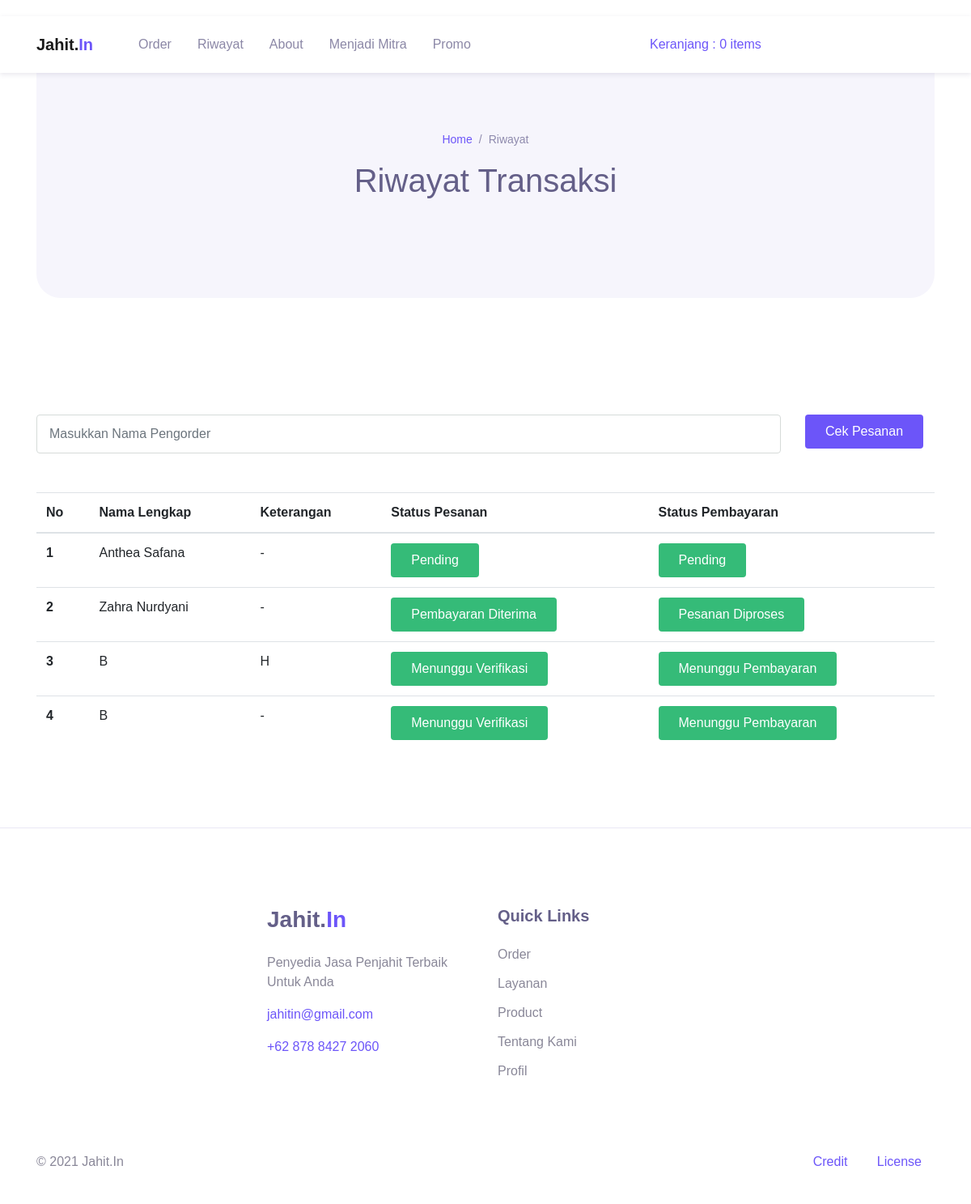
The app's page /index.php/customer/cek_pesanan with its own data.
### tables this page shows
CREATE TABLE `pembayaran` (
  `id_pembayaran` int(11) NOT NULL,
  `id_invoice` int(11) NOT NULL,
  `nama_pemilik_rek` varchar(255) NOT NULL,
  `bukti_pembayaran` varchar(255) DEFAULT NULL,
  `tgl_bayar` timestamp NOT NULL DEFAULT current_timestamp() ON UPDATE current_timestamp(),
  `keterangan` varchar(255) NOT NULL,
  `status_pembayaran` varchar(128) NOT NULL,
  `status_pesanan` varchar(128) NOT NULL
);

### application/controllers/customer/cek_pesanan.php (called while the page is built, shortened)
<?php
class Cek_pesanan extends CI_Controller {
	public function index()
	{
		$data['invoice'] = $this->Model_invoice->get_invoice();
		$data['pembayaran'] = $this->Modal_bayar->get_bayar()->result();
		$this->load->view('template_customer/Header');
		$this->load->view('template_customer/Sidebar');
		$this->load->view('customer/cek_pesanan', $data);
		$this->load->view('template_customer/Footer');
	}
}

### index.php (called while the page is built, shortened)
<?php
require_once BASEPATH.'core/CodeIgniter.php';

### application/models/Modal_bayar.php (called while the page is built, shortened)
<?php
class Modal_bayar extends CI_Model {
	public function get_bayar()
	{
		return $this->db->get('pembayaran');
	}
}

### application/views/customer/cek_pesanan.php (the view, shortened to what this page needs)
<div class="container mt-5">
      <div class="page-banner">
        <div class="row justify-content-center align-items-center h-100">
          <div class="col-md-6">
            <nav aria-label="Breadcrumb">
              <ul class="breadcrumb justify-content-center py-0 bg-transparent">
                <li class="breadcrumb-item"><a href="home_customer.php">Home</a></li>
                <li class="breadcrumb-item active">Riwayat</li>
              </ul>
            </nav>
            <h1 class="text-center">Riwayat Transaksi</h1>
          </div>
        </div>
      </div>
    </div>
  <main>
    <div class="page-section">
      <div class="container">
            <?php echo form_open('customer/cek_pesanan/search')?>
                <div class="row my-5">
                    <div class="col-md-10">
                        <input type="text" name="keyword" class="form-control" placeholder="Masukkan Nama Pengorder">
                    </div>
                    <div class="col md-2">
                        <button type="submit" class="btn btn-primary">Cek Pesanan</button>
                    </div>
                </div>
            <?php echo form_close() ?>
            <table class="table">
              <thead>
                <tr>
                  <th>No</th>
                  <th>Nama Lengkap</th>
                  <th>Keterangan</th>
                  <th>Status Pesanan</th>
                  <th>Status Pembayaran</th>
                </tr>
              </thead>
              <tbody>
              <?php
              $no = 1;
              foreach ($pembayaran as $row): ?>
                  <tr>
                      <th><?= $no++ ?></th>
                      <td><?= $row->nama_pemilik_rek?></td>
                      <td><?= $row->keterangan?></td>
                      <td><button type="button" class="btn btn-success"><?= $row->status_pembayaran?></button></td>
                      <td><button type="button" class="btn btn-success"><?= $row->status_pesanan?></button></td>
                  </tr>
              <?php endforeach ?>
              </tbody>
            </table>
        </div>
      </div>
  </main>
  <footer class="page-footer">
    <div class="container">
      <div class="row justify-content-center mb-5">
        <div class="col-lg-3 py-3">
          <h3>Jahit.<span class="text-primary">In</span></h3>
          <p>Penyedia Jasa Penjahit Terbaik Untuk Anda</p>
          <p><a href="#" >jahitin@gmail.com</a></p>
          <p><a href="#">+62 878 8427 2060</a></p>
        </div>
        <div class="col-lg-3 py-3">
          <h5>Quick Links</h5>
          <ul class="footer-menu">
            <li><a href="#">Order</a></li>
            <li><a href="#">Layanan</a></li>
            <li><a href="#">Product</a></li>
            <li><a href="#">Tentang Kami</a></li>
            <li><a href="#">Profil</a></li>
          </ul>
        </div>
      </div>
      <div class="row">
        <div class="col-sm-6 py-2">
          <p id="copyright">&copy; 2021 Jahit.In</p>
        </div>
        <div class="col-sm-6 py-2 text-right">
          <div class="d-inline-block px-3">
            <a href="#">Credit</a>
          </div>
          <div class="d-inline-block px-3">
            <a href="#">License</a>
          </div>
        </div>
      </div>
    </div>
  </footer>

### assets/css/theme.css (style rules this page uses)
:root { --primary: #6C55F9; --accent: #FF3D85; --secondary: #645F88; --success: #35bb78; --info: #05B4E1; --warning: #FAC14D; --danger: #FF4943; --grey: #B4B2C5; --dark: #2D2B3A; --light: #F6F5FC; }
a { color: #6C55F9; text-decoration: none; background-color: transparent; }
.text-primary { color: #6C55F9 !important; }
.btn { transition: all .2s ease; }
.btn-primary { color: #fff; background-color: #6C55F9; border-color: transparent; }
.btn-success { color: #fff; background-color: #35bb78; border-color: transparent; }
.btn { padding: 8px 24px; }
.breadcrumb { font-weight: 500; background-color: #f8f9fa; }
.breadcrumb .breadcrumb-item.active { color: #8e8aad; }
.breadcrumb .breadcrumb-item + .breadcrumb-item::before { color: #8e8aad; }
.form-control { padding: 8px 15px; height: calc(1.5em + 1.375rem + 2px); border-color: #d6dbd9; }
.page-section { position: relative; padding-top: 80px; padding-bottom: 80px; background-color: #fff; overflow: hidden; }
.page-banner { position: relative; margin-top: 16px; margin-bottom: 16px; height: 320px; background-color: #F6F5FC; color: #645F88; border-radius: 30px; }
.page-banner .breadcrumb-item, .page-banner .breadcrumb-item a { font-size: 14px; }
.page-footer { position: relative; display: block; padding-top: 80px; padding-bottom: 16px; background-color: #fff; border-top: 1px solid #e9e8f5; }
.page-footer p a { transition: color .2s ease; }
.page-footer h3, .page-footer h4, .page-footer h5 { color: #645F88; margin-bottom: 24px; font-weight: 600; }
.page-footer p { color: #898798; }
.footer-menu { position: relative; padding-left: 0; list-style: none; }
.footer-menu li { margin-bottom: 12px; }
.footer-menu a, .footer-link { color: #898798; }

### assets/css/style_chat.css (style rules this page uses)
* { box-sizing: border-box; margin: 0; padding: 0; }
*, html { --primaryGradient: linear-gradient(93.12deg, #581B98 0.52%, #9C1DE7 100%); --secondaryGradient: linear-gradient(268.91deg, #581B98 -2.14%, #9C1DE7 99.69%); --primaryBoxShadow: 0px 10px 15px rgba(0, 0, 0, 0.1); --secondaryBoxShadow: 0px -10px 15px rgba(0, 0, 0, 0.1); --light: 300; --regular: 400; --semiBold: 600; --extraLight: 300; --italic: 300; --primary: #581B98; }

### records on screen
pembayaran: nama_pemilik_rek "Anthea Safana", keterangan "-", status_pembayaran "Pending", status_pesanan "Pending"
pembayaran: nama_pemilik_rek "Zahra Nurdyani", keterangan "-", status_pembayaran "Pembayaran Diterima", status_pesanan "Pesanan Diproses"
pembayaran: nama_pemilik_rek "B", keterangan "H", status_pembayaran "Menunggu Verifikasi", status_pesanan "Menunggu Pembayaran"
pembayaran: nama_pemilik_rek "B", keterangan "-", status_pembayaran "Menunggu Verifikasi", status_pesanan "Menunggu Pembayaran"

### other values on screen
anchor('customer/Produk_customer/detail_keranjang', $keranjang) "Keranjang : 0 items"
